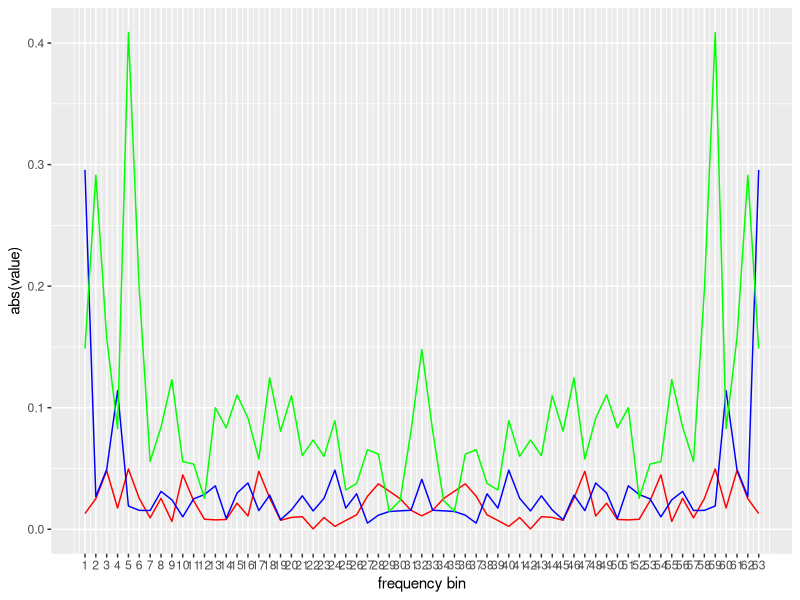
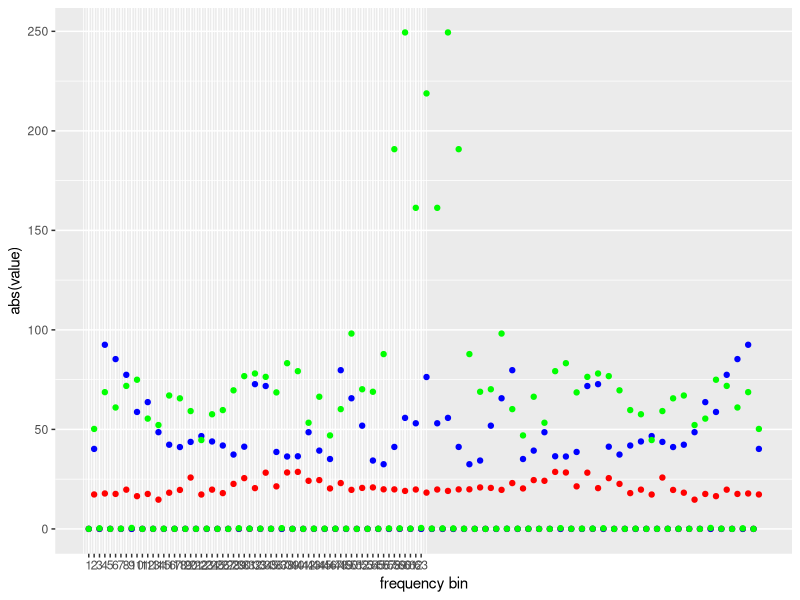
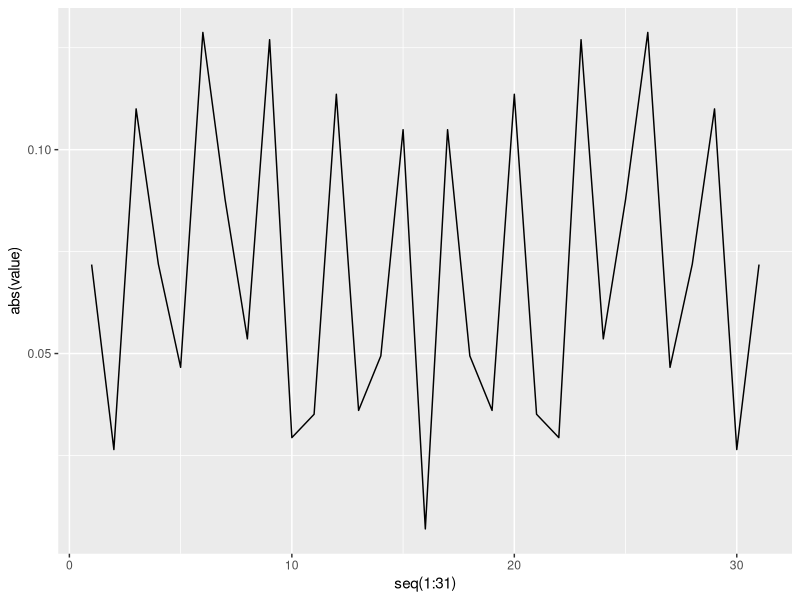

Write the R code that produced these figures, in order. (Note: this script raises an error after producing the figures.)
library(tidyverse)
library(ggplot2)
library(tidyr)

setwd("~/Documents/GitHub/info305_mile2/processingData/")

sr16ws16 <- read_csv("acc_1566963020078SR60WS32.0.csv")#originals


#################
# final results #
#################
#standing finals
standing <- read_csv("acc_standing.csv")
standing <- standing[-(1:2)]
standing.mean <- as_data_frame(colMeans(standing[-1]))
standing.mean.tall <- standing.mean %>% gather()
standing.mean.total <- colMeans(standing.mean.tall)


standing.abs <- apply(standing[-(1)], 2, abs)
standing.range <- as_tibble(apply(standing.abs, 2, range)) %>% gather()

#walking finals
walking <- read_csv("acc_walking.csv")
walking <- walking[-(1:2)]
walking.mean <- as_tibble(colMeans(walking[-1]))
walking.mean.tall <- walking.mean %>% gather()
walking.mean.total <- colMeans(walking.mean.tall)

walking.abs <- apply(walking[-(1)], 2, abs)
walking.range <- as_tibble(apply(walking.abs, 2, range)) %>% gather()

#jogging finals
jogging <- read_csv("acc_jogging.csv")
jogging <- jogging[-(1:2)]
jogging.mean <- as_tibble(colMeans(jogging[-1]))
jogging.mean.tall <- jogging.mean %>% gather()
jogging.mean.total <- colMeans(jogging.mean.tall)

jogging.abs <- apply(jogging[-(1)], 2, abs)
jogging.range <- as_tibble(apply(jogging.abs, 2, range)) %>% gather()

####################
# Graphing results #
####################
#mean plot for all
ggplot() +
    geom_line(data = standing.mean.tall, aes(x=seq(1:63), y=abs(value)), color = 'red') +
    geom_line(data = walking.mean.tall, aes(x=seq(1:63), y=abs(value)), color = 'blue') +
    geom_line(data = jogging.mean.tall, aes(x=seq(1:63), y=abs(value)), color = 'green') +
  scale_x_continuous("frequency bin", seq(1:63))

ggplot() +
  geom_point(data = standing.range, aes(x=seq(1:126), y=abs(value)), color = 'red') +
  geom_point(data = walking.range, aes(x=seq(1:126), y=abs(value)), color = 'blue') +
  geom_point(data = jogging.range, aes(x=seq(1:126), y=abs(value)), color = 'green') +
  scale_x_continuous("frequency bin", seq(1:63))
  
#########################
# 
collection <- mutate(standing.mean.tall)


####################

mTest <- as_data_frame(colMeans(sr16ws16))

# remove 
rangeTest <- range(sr16ws16[[10]])

#remove samplenumber & Magnitude
noSRorMag <-  sr16ws16[-(1:2)]

#standing calibration
standing <- noSRorMag[]
standing.mean <- as_data_frame(colMeans(standing[-1]))
standing.mean.tall <- standing.mean %>% gather()
standing.mean.total <- colMeans(standing.mean.tall)
standing.range <- range((abs(standing[32])))


#walking data
walking <- noSRorMag[]
walking.mean <- as_tibble(colMeans(walking[-1]))
walking.mean.tall <- walking.mean %>% gather()
walking.mean.total <- colMeans(walking.mean.tall)




ggplot() +
  geom_line(data =walking.mean.tall, aes(x=seq(1:31), y=abs(value)))
#+
 # geom_line(data = standing.mean.tall, aes(x=seq(1:255), y=value), colour = 'red')


#to tall
standingTall <- standing %>% gather(frequencyBand, val, seq(0:15), factor_key = TRUE)

walkingTall <- walking %>% gather(frequencyBand, val, seq(0:15), factor_key = TRUE)

ggplot(walking.mean) + 
  geom_point(aes(x=))
#box and whisker 

#using original data to plot each frequ
allTall <- noSRorMag %>% gather(frequenceBand, val, seq(0:15), factor_key = TRUE)

ggplot(allTall) +
  geom_line(abs(x=frequencyBand, color=frequencyBand))
